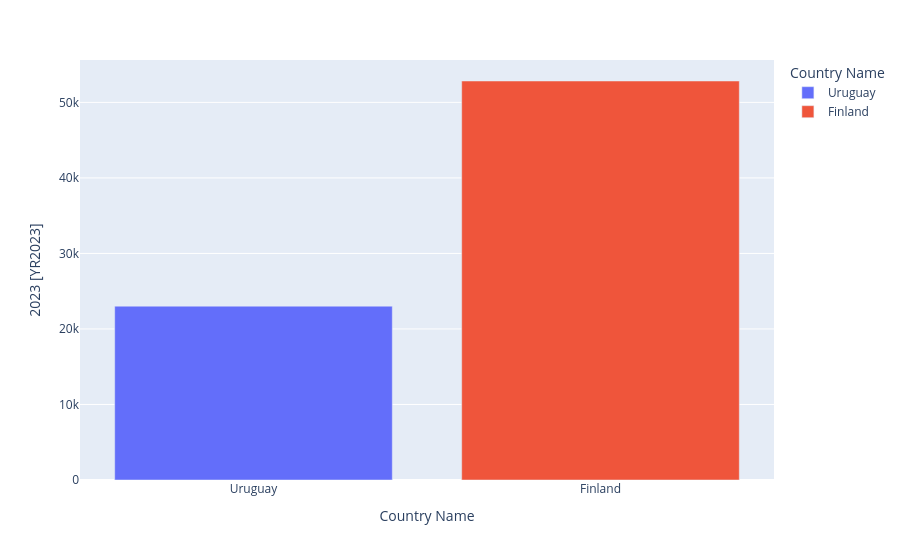

Source (notebook cell):
### Markdown cell above
# Plotting

## The Power of Visualization

If you read this paragraph, you do it with your eyes. The more I write, the harder it is for you to focus all the way to the end. Sometimes, writing is the perfect medium for conveying thought. For example, I have written these notebooks in order to help you to better understand the programming that we are talking about in each class session. Sure, you don't NEED it, but I do hope they help.

Other times, though, words just don't do enough. Why are words so often insufficient?

As humans, we have developed to depend heavily on our ability to discern visual stimuli. We depend on this ability in our everyday lives. Visual stimulus prevents us from falling, guides our path, informs us of nearby dangers, and provides patterns that teach us about the world that we live in. As we analyze data, visualization allows us to take advantage of our love of SEEING in two critical ways:

- We can discern patterns in unfamiliar data
- We can present complex results in a straightforward manner

For example, I can tell you that income per capita in Finland is twice that of Uruguay, or I can show you:

### Code cell
# Import statements
import re
import requests
import pandas as pd
import numpy as np

# Import our plotting library
import plotly.express as px

# Grab and clean the data
url = "https://github.com/dustywhite7/Econ8320/raw/refs/heads/master/AssignmentData/world_bank_data_2023.csv"
data = pd.read_csv(url)
gdp = data.loc[data['Series Name']=="GDP per capita (current US$)"]
gdp['2023 [YR2023]'] = gdp['2023 [YR2023]'].replace("..", np.nan)
gdp['2023 [YR2023]'] = gdp['2023 [YR2023]'].astype(float)
gdp = gdp.sort_values(by="2023 [YR2023]").dropna()

# Subset the data to only look at two countries
plotData = gdp.loc[(gdp['Country Name']=="Finland")| (gdp['Country Name']=='Uruguay'), ['Country Name', '2023 [YR2023]']]

# Make the plot
px.bar(plotData,x = 'Country Name', y = '2023 [YR2023]', color='Country Name')

### Figure 1 — Plotly figure (JSON) as saved in the notebook; plotly's stock layout.template omitted (floating-point values rounded to 4 significant figures)
{"data": [{"hovertemplate": "Country Name=%{x}<br>2023 [YR2023]=%{y}<extra></extra>", "legendgroup": "Uruguay", "marker": {"color": "#636efa", "pattern": {"shape": ""}}, "name": "Uruguay", "orientation": "v", "showlegend": true, "textposition": "auto", "type": "bar", "x": ["Uruguay"], "xaxis": "x", "y": [23020.0], "yaxis": "y"}, {"hovertemplate": "Country Name=%{x}<br>2023 [YR2023]=%{y}<extra></extra>", "legendgroup": "Finland", "marker": {"color": "#EF553B", "pattern": {"shape": ""}}, "name": "Finland", "orientation": "v", "showlegend": true, "textposition": "auto", "type": "bar", "x": ["Finland"], "xaxis": "x", "y": [52830.0], "yaxis": "y"}], "layout": {"barmode": "relative", "legend": {"title": {"text": "Country Name"}, "tracegroupgap": 0}, "margin": {"t": 60}, "xaxis": {"anchor": "y", "categoryarray": ["Uruguay", "Finland"], "categoryorder": "array", "domain": [0, 1], "title": {"text": "Country Name"}}, "yaxis": {"anchor": "x", "domain": [0, 1], "title": {"text": "2023 [YR2023]"}}}}
